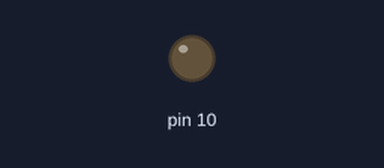
A sketch run on a simulated Arduino Uno, built with avr-gcc and run on an emulated ATmega328P. Parts: output pins drawn as LEDs (lit = HIGH).

Above: at 0.05 s.
At 0.3 s:
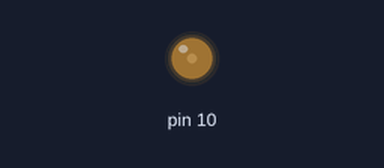
At 0.55 s:
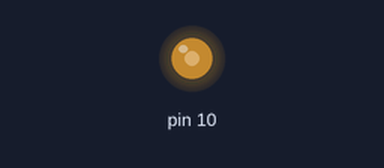
At 1.1 s:
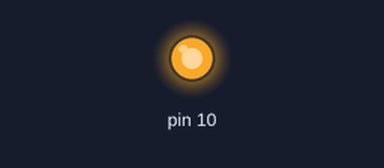
Timing chart, 0 to 3.0 s (numbered marks = the images above):
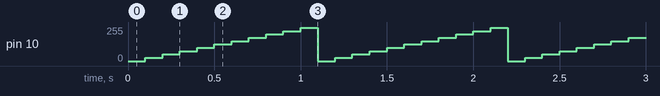

Measured:
- by itself, pin 10: repeats every 1.1 s: 50/255 0.10 s, 75/255 0.10 s, 100/255 0.10 s, 125/255 0.10 s, 150/255 0.10 s, 175/255 0.10 s, 200/255 0.10 s, 225/255 0.10 s, 250/255 0.10 s, 0/255 0.10 s, 25/255 0.10 s

The sketch:

Timer1_1.ino
```cpp
#include <TimerOne.h>

const int LED = 10;

void setup() {
  Timer1.initialize();
  Timer1.pwm(LED, 0);

  Timer1.setPeriod(1000000/1000);
}

void loop() {
  for(int t_high=0;t_high<=10;t_high++){
    Timer1.setPwmDuty(LED, t_high*100);
    delay(100);
  }
}
```

Timer1_2.ino
```cpp
unsigned int x;

int main(void){

  Serial.begin(9600);
  TCCR1A = 0b00000000;
  TCCR1B = 0b00000101;

  while(1){
    //Serial.println(TCNT1);
    _delay_ms(100);
    x = x+100;
    Serial.println(x);

  }
}
```
